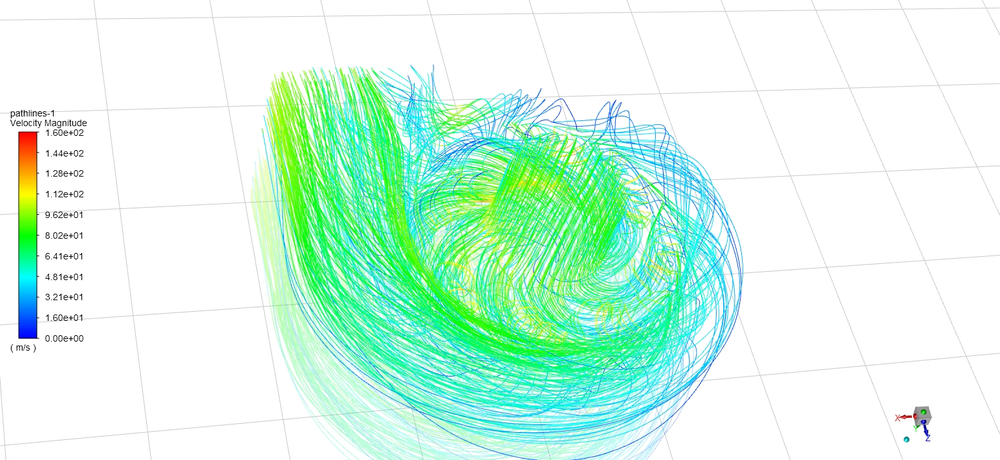
#> input picture Python_Opencv/图片黑白反转/img.png, 1000 x 460 px, shrunk from 1546 x 711 before the run
$ python BlackToWhite.py
#> lines starting #> are read from the running program, lines starting #| are printed output that depends on the picture
import cv2
# opencv读取图像
img = cv2.imread('img.png', 1)
#> img is the input picture: shape (460, 1000, 3); mean B, G, R 228.6, 248.3, 211.8
cv2.imshow('img', img)
img_shape = img.shape  # 图像大小(565, 650, 3)
#> img_shape = (460, 1000, 3)
print(img_shape)
#| (460, 1000, 3)
h = img_shape[0]
#> h = 460
w = img_shape[1]
#> w = 1000
# 彩色图像转换为灰度图像（3通道变为1通道）
gray = cv2.cvtColor(img, cv2.COLOR_BGR2GRAY)
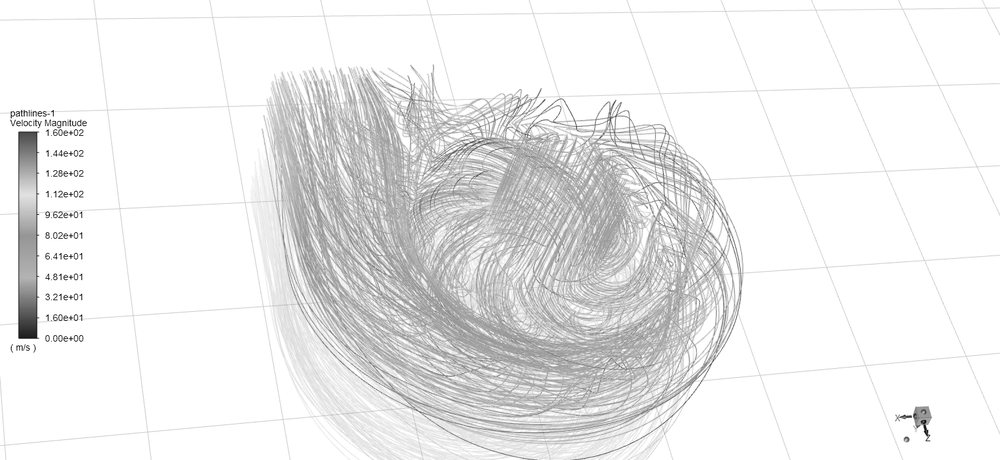
#> gray: shape (460, 1000); min 7, max 255, mean 235.1
cv2.imshow('gray', gray)  # 白背景
# 最大图像灰度值减去原图像，即可得到反转的图像
dst = 255 - gray
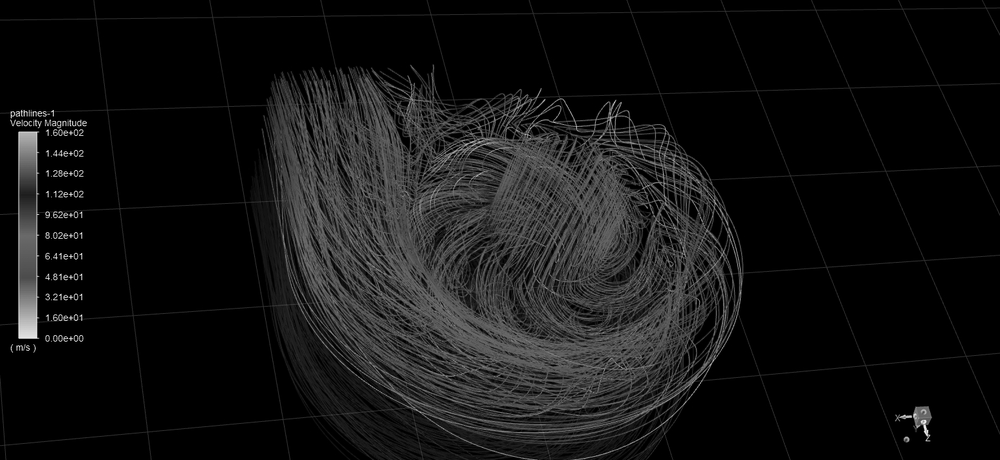
#> dst: shape (460, 1000); min 0, max 248, mean 19.9
# cv2.imshow('dst', dst)  # 只能在主线程imshow，子线程会报错， 黑背景
cv2.imwrite('1_img.png', gray)
cv2.waitKey(0)
